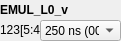
    <widget class="QWidget" name="widget_31" native="true">
     <property name="geometry">
      <rect>
       <x>590</x>
       <y>360</y>
       <width>121</width>
       <height>41</height>
      </rect>
     </property>
     <widget class="QLabel" name="label_523">
      <property name="geometry">
       <rect>
        <x>0</x>
        <y>0</y>
        <width>121</width>
        <height>20</height>
       </rect>
      </property>
      <property name="font">
       <font>
        <weight>75</weight>
        <bold>true</bold>
       </font>
      </property>
      <property name="text">
       <string>EMUL_L0_v</string>
      </property>
     </widget>
     <widget class="QLabel" name="addr_EMUL_L0_v">
      <property name="geometry">
       <rect>
        <x>0</x>
        <y>20</y>
        <width>101</width>
        <height>20</height>
       </rect>
      </property>
      <property name="text">
       <string>123[5:4]</string>
      </property>
     </widget>
     <widget class="QComboBox" name="comboBox_EMUL_L0_v">
      <property name="geometry">
       <rect>
        <x>40</x>
        <y>20</y>
        <width>81</width>
        <height>21</height>
       </rect>
      </property>
      <item>
       <property name="text">
        <string>250 ns (00)</string>
       </property>
      </item>
      <item>
       <property name="text">
        <string>350 ns (01)</string>
       </property>
      </item>
      <item>
       <property name="text">
        <string>450 ns (10)</string>
       </property>
      </item>
      <item>
       <property name="text">
        <string>550 ns (11)</string>
       </property>
      </item>
     </widget>
    </widget>
